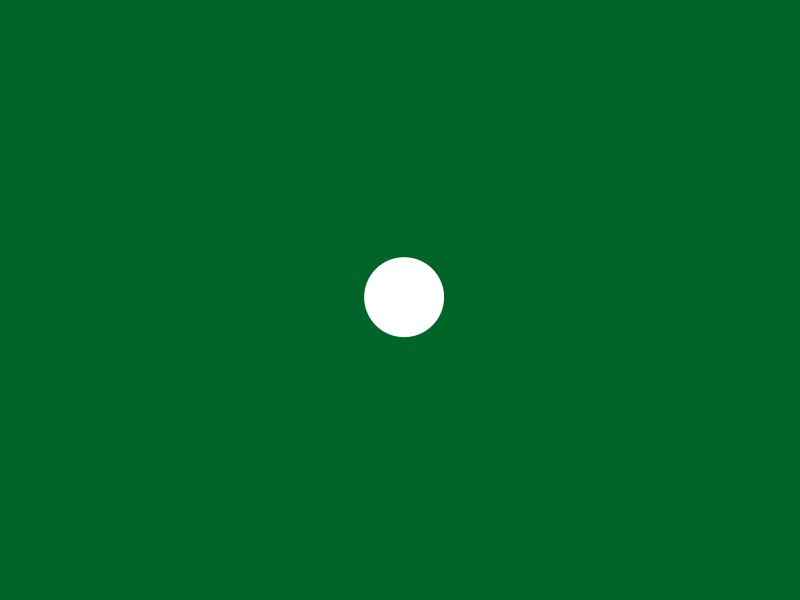
Frame 1 (no input)
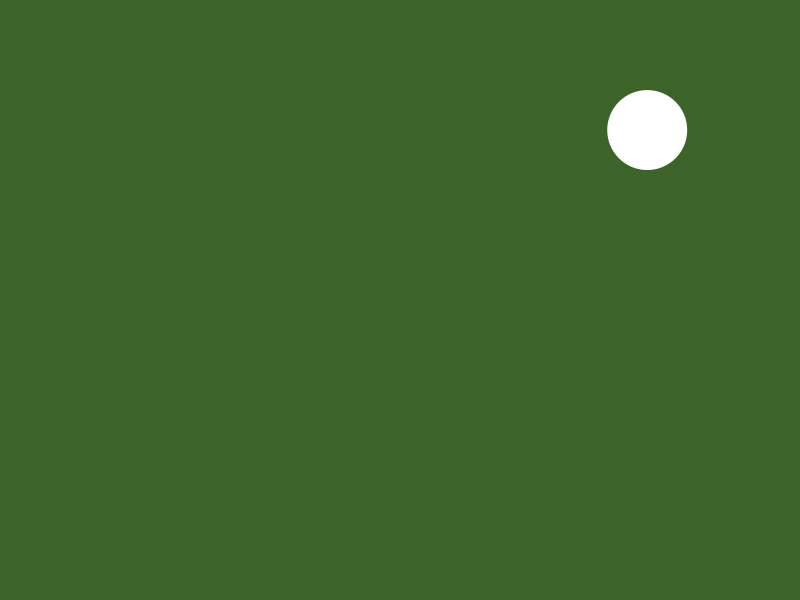
Frame 60 (the mouse pressed at the canvas centre just before this capture)
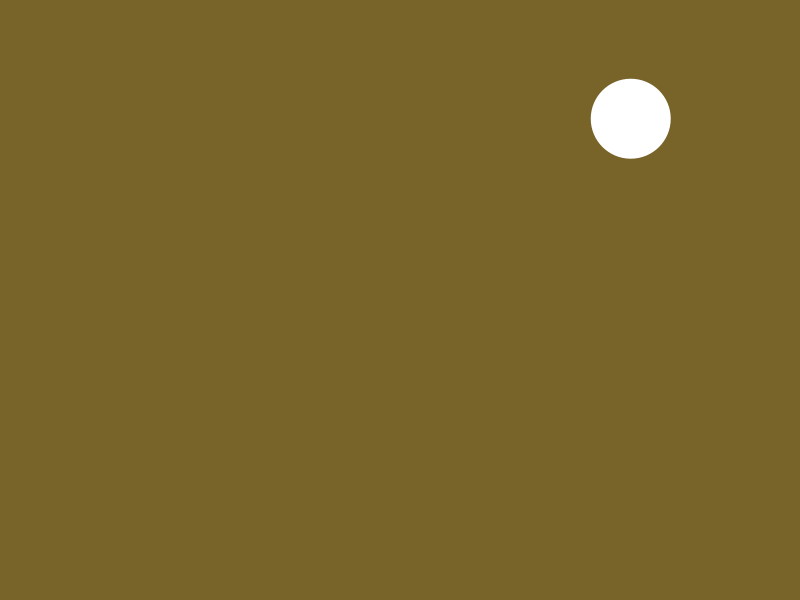
Frame 120 (the mouse held since frame 60 and released just before this capture)

The Processing sketch that drew these frames (run headless with seeded random() and noise(); from frame 60 on, the mouse is pressed at the canvas centre):

// Processing sketch: BouncingWithVectors
// ── BouncingWithVectors.pde
//declare variables

PVector loc;//replaces x,y
PVector vel;
float diam;

void setup() {
  //set size of canvas
  size(800, 600);
  
  //initialize variables
  loc=new PVector(width/2, height/2);//x and y values go here
  //x = width/2;
 // y = height/2;
  diam = 80;
  //vel=new PVector(random(-5,5), random(-5,5));//velx and vely values go here
  vel=PVector.random2D();//a magnitude of the ball in 2D
  vel.mult(5);//multipling speed  by 5
  //velX = random(-5, 5);
  //velY = random(-5, 5);
  loc.add(vel);//adding x and y to velocity 
}

void draw() {
  //draw background to cover previous frame
  background(frameCount%360,100,40);

  //draw ball
  noStroke();
  ellipse(loc.x, loc.y, diam, diam);//x now must be written loc.x and so forth 

  //add velocity to position
 loc.x += vel.x;
  loc.y += vel.y;

  //bounce ball if it hits walls
  if (loc.x + diam/2 >= width) {
    vel.x = -abs(vel.x);    //if the ball hits the right wall, assign x velocity the negative version of itself
  } else if (loc.x - diam/2 <= 0) {
    vel.x = abs(vel.x);     //if the ball hits the left wall, assign x velocity the positive version of itself
  }
  if (loc.y + diam/2 >= height) {
    vel.y = -abs(vel.y);
  } else if (loc.y - diam/2 <= 0) {
    vel.y = abs(vel.y);
  }
}
